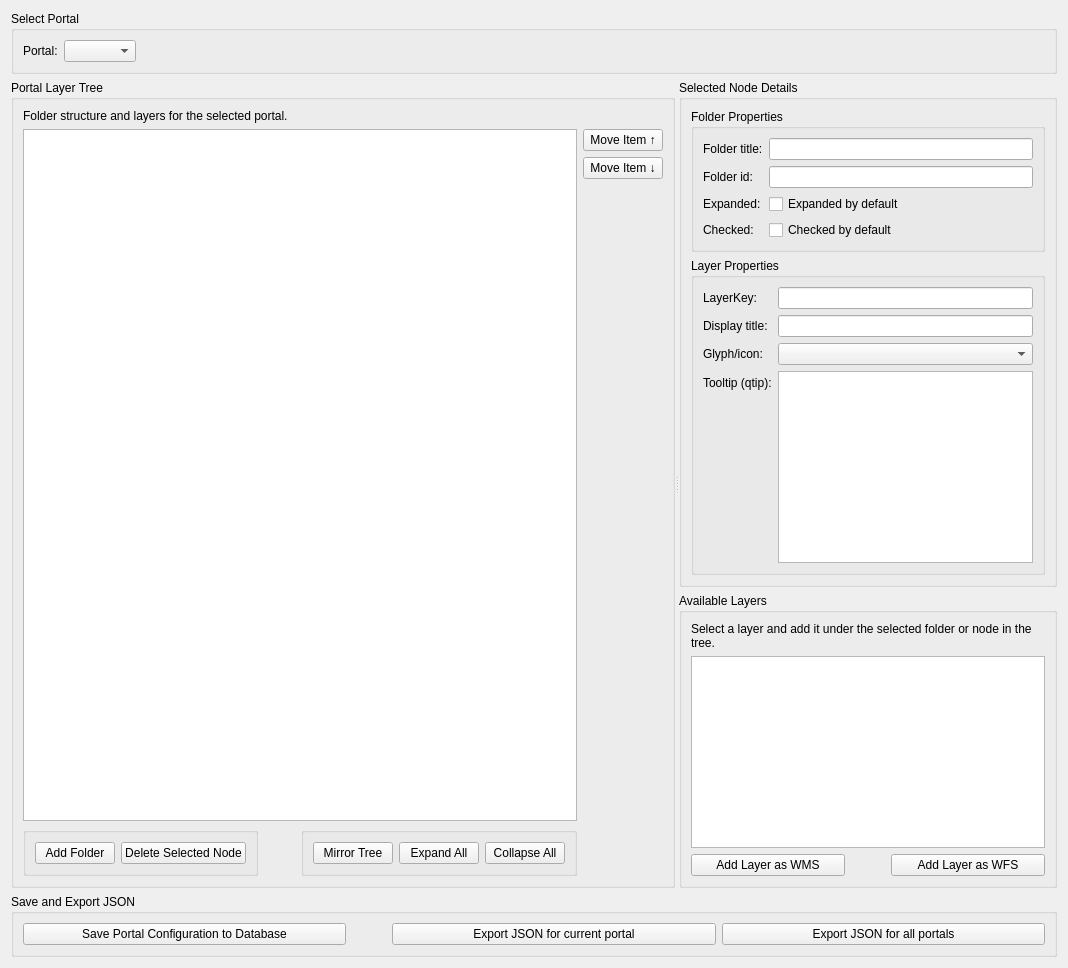
          <widget class="QWidget" name="tabTreeJSONs">
           <attribute name="title">
            <string>Tree JSONs</string>
           </attribute>
           <layout class="QVBoxLayout" name="verticalLayout_portalsExport">
            <item>
             <widget class="QGroupBox" name="groupBox_portalSelect">
              <property name="title">
               <string>Select Portal</string>
              </property>
              <layout class="QHBoxLayout" name="horizontalLayout_portalSelect">
               <item>
                <widget class="QLabel" name="label_portalSelect">
                 <property name="text">
                  <string>Portal:</string>
                 </property>
                </widget>
               </item>
               <item>
                <widget class="QComboBox" name="cmbPortalSelect"/>
               </item>
               <item>
                <spacer name="horizontalSpacer_portalSelect">
                 <property name="orientation">
                  <enum>Qt::Horizontal</enum>
                 </property>
                 <property name="sizeHint" stdset="0">
                  <size>
                   <width>40</width>
                   <height>20</height>
                  </size>
                 </property>
                </spacer>
               </item>
              </layout>
             </widget>
            </item>
            <item>
             <widget class="QSplitter" name="splitter_portalTree">
              <property name="orientation">
               <enum>Qt::Horizontal</enum>
              </property>
              <widget class="QWidget" name="widget_portalTree">
               <layout class="QVBoxLayout" name="verticalLayout_portalTree">
                <item>
                 <widget class="QGroupBox" name="groupBox_portalTree">
                  <property name="title">
                   <string>Portal Layer Tree</string>
                  </property>
                  <layout class="QVBoxLayout" name="verticalLayout_27">
                   <item>
                    <widget class="QLabel" name="label_portalTreeInfo">
                     <property name="text">
                      <string>Folder structure and layers for the selected portal.</string>
                     </property>
                     <property name="wordWrap">
                      <bool>true</bool>
                     </property>
                    </widget>
                   </item>
                   <item>
                    <layout class="QHBoxLayout" name="horizontalLayout_58">
                     <item>
                      <layout class="QVBoxLayout" name="verticalLayout_26">
                       <item>
                        <widget class="QTreeView" name="treePortalLayers">
                         <property name="dragDropMode">
                          <enum>QAbstractItemView::NoDragDrop</enum>
                         </property>
                        </widget>
                       </item>
                       <item>
                        <layout class="QHBoxLayout" name="horizontalLayout_55">
                         <item>
                          <widget class="QGroupBox" name="groupBox_3">
                           <property name="title">
                            <string/>
                           </property>
                           <layout class="QHBoxLayout" name="horizontalLayout_57">
                            <item>
                             <widget class="QPushButton" name="btnAddFolderNode">
                              <property name="text">
                               <string>Add Folder</string>
                              </property>
                             </widget>
                            </item>
                            <item>
                             <widget class="QPushButton" name="btnDeleteNode">
                              <property name="text">
                               <string>Delete Selected Node</string>
                              </property>
                             </widget>
                            </item>
                           </layout>
                          </widget>
                         </item>
                         <item>
                          <spacer name="horizontalSpacer_2">
                           <property name="orientation">
                            <enum>Qt::Horizontal</enum>
                           </property>
                           <property name="sizeHint" stdset="0">
                            <size>
                             <width>40</width>
                             <height>20</height>
                            </size>
                           </property>
                          </spacer>
                         </item>
                         <item>
                          <widget class="QGroupBox" name="groupBox_2">
                           <property name="title">
                            <string/>
                           </property>
                           <layout class="QHBoxLayout" name="horizontalLayout_56">
                            <item>
                             <widget class="QPushButton" name="btnMirrorTree">
                              <property name="text">
                               <string>Mirror Tree</string>
                              </property>
                              <attribute name="buttonGroup">
                               <string notr="true">buttonGroup</string>
                              </attribute>
                             </widget>
                            </item>
                            <item>
                             <widget class="QPushButton" name="btnExpandAll">
                              <property name="text">
                               <string>Expand All</string>
                              </property>
                             </widget>
                            </item>
                            <item>
                             <widget class="QPushButton" name="btnCollapseAll">
                              <property name="text">
                               <string>Collapse All</string>
                              </property>
                              <attribute name="buttonGroup">
                               <string notr="true">buttonGroup</string>
                              </attribute>
                             </widget>
                            </item>
                           </layout>
                          </widget>
                         </item>
                        </layout>
                       </item>
                      </layout>
                     </item>
                     <item>
                      <layout class="QVBoxLayout" name="verticalLayout_25">
                       <item>
                        <widget class="QPushButton" name="btnMoveUp">
                         <property name="text">
                          <string>Move Item ↑</string>
                         </property>
                        </widget>
                       </item>
                       <item>
                        <widget class="QPushButton" name="btnMoveDown">
                         <property name="text">
                          <string>Move Item ↓</string>
                         </property>
                        </widget>
                       </item>
                       <item>
                        <spacer name="verticalSpacer_2">
                         <property name="orientation">
                          <enum>Qt::Vertical</enum>
                         </property>
                         <property name="sizeHint" stdset="0">
                          <size>
                           <width>20</width>
                           <height>40</height>
                          </size>
                         </property>
                        </spacer>
                       </item>
                      </layout>
                     </item>
                    </layout>
                   </item>
                  </layout>
                 </widget>
                </item>
               </layout>
              </widget>
              <widget class="QWidget" name="widget_portalRight">
               <layout class="QVBoxLayout" name="verticalLayout_portalRight">
                <item>
                 <widget class="QGroupBox" name="groupBox_nodeDetails">
                  <property name="title">
                   <string>Selected Node Details</string>
                  </property>
                  <layout class="QVBoxLayout" name="verticalLayout_nodeDetails">
                   <item>
                    <widget class="QGroupBox" name="groupBox_folderDetails">
                     <property name="title">
                      <string>Folder Properties</string>
                     </property>
                     <layout class="QFormLayout" name="formLayout_folderDetails">
                      <item row="0" column="0">
                       <widget class="QLabel" name="label_folderTitle">
                        <property name="text">
                         <string>Folder title:</string>
                        </property>
                       </widget>
                      </item>
                      <item row="0" column="1">
                       <widget class="QLineEdit" name="txtFolderTitle"/>
                      </item>
                      <item row="1" column="0">
                       <widget class="QLabel" name="label_folderId">
                        <property name="text">
                         <string>Folder id:</string>
                        </property>
                       </widget>
                      </item>
                      <item row="1" column="1">
                       <widget class="QLineEdit" name="txtFolderId"/>
                      </item>
                      <item row="2" column="0">
                       <widget class="QLabel" name="label_folderExpanded">
                        <property name="text">
                         <string>Expanded:</string>
                        </property>
                       </widget>
                      </item>
                      <item row="2" column="1">
                       <widget class="QCheckBox" name="chkFolderExpanded">
                        <property name="text">
                         <string>Expanded by default</string>
                        </property>
                       </widget>
                      </item>
                      <item row="3" column="0">
                       <widget class="QLabel" name="label_folderChecked">
                        <property name="text">
                         <string>Checked:</string>
                        </property>
                       </widget>
                      </item>
                      <item row="3" column="1">
                       <widget class="QCheckBox" name="chkFolderChecked">
                        <property name="text">
                         <string>Checked by default</string>
                        </property>
                       </widget>
                      </item>
                     </layout>
                    </widget>
                   </item>
                   <item>
                    <widget class="QGroupBox" name="groupBox_layerDetails">
                     <property name="title">
                      <string>Layer Properties</string>
                     </property>
                     <layout class="QFormLayout" name="formLayout_layerDetails">
                      <item row="0" column="0">
                       <widget class="QLabel" name="label_layerKey">
                        <property name="text">
                         <string>LayerKey:</string>
                        </property>
                       </widget>
                      </item>
                      <item row="0" column="1">
                       <widget class="QLineEdit" name="txtLayerKey">
                        <property name="readOnly">
                         <bool>true</bool>
                        </property>
                       </widget>
                      </item>
                      <item row="1" column="0">
                       <widget class="QLabel" name="label_layerTitle">
                        <property name="text">
                         <string>Display title:</string>
                        </property>
                       </widget>
                      </item>
                      <item row="1" column="1">
                       <widget class="QLineEdit" name="txtLayerTitle"/>
                      </item>
                      <item row="2" column="0">
                       <widget class="QLabel" name="label_layerGlyph">
                        <property name="text">
                         <string>Glyph/icon:</string>
                        </property>
                       </widget>
                      </item>
                      <item row="2" column="1">
                       <widget class="QComboBox" name="cmbLayerIconType"/>
                      </item>
                      <item row="3" column="0">
                       <widget class="QLabel" name="label_layerTooltip">
                        <property name="text">
                         <string>Tooltip (qtip):</string>
                        </property>
                       </widget>
                      </item>
                      <item row="3" column="1">
                       <widget class="QPlainTextEdit" name="txtLayerTooltip"/>
                      </item>
                     </layout>
                    </widget>
                   </item>
                  </layout>
                 </widget>
                </item>
                <item>
                 <widget class="QGroupBox" name="groupBox_availableLayers">
                  <property name="title">
                   <string>Available Layers</string>
                  </property>
                  <layout class="QVBoxLayout" name="verticalLayout_availableLayers">
                   <item>
                    <widget class="QLabel" name="label_availableLayersInfo">
                     <property name="text">
                      <string>Select a layer and add it under the selected folder or node in the tree.</string>
                     </property>
                     <property name="wordWrap">
                      <bool>true</bool>
                     </property>
                    </widget>
                   </item>
                   <item>
                    <widget class="QListWidget" name="listAvailableLayers"/>
                   </item>
                   <item>
                    <layout class="QHBoxLayout" name="horizontalLayout_addLayerToTree" stretch="1,0,1">
                     <item>
                      <widget class="QPushButton" name="btnAddLayerAsWMS">
                       <property name="text">
                        <string>Add Layer as WMS</string>
                       </property>
                      </widget>
                     </item>
                     <item>
                      <spacer name="horizontalSpacer_addLayerToTree">
                       <property name="orientation">
                        <enum>Qt::Horizontal</enum>
                       </property>
                       <property name="sizeHint" stdset="0">
                        <size>
                         <width>40</width>
                         <height>20</height>
                        </size>
                       </property>
                      </spacer>
                     </item>
                     <item>
                      <widget class="QPushButton" name="btnAddLayerAsWFS">
                       <property name="text">
                        <string>Add Layer as WFS</string>
                       </property>
                      </widget>
                     </item>
                    </layout>
                   </item>
                  </layout>
                 </widget>
                </item>
               </layout>
              </widget>
             </widget>
            </item>
            <item>
             <widget class="QGroupBox" name="groupBox_export">
              <property name="title">
               <string>Save and Export JSON</string>
              </property>
              <layout class="QVBoxLayout" name="verticalLayout_export">
               <item>
                <layout class="QHBoxLayout" name="horizontalLayout_exportButtons" stretch="1,0,1,1">
                 <item>
                  <widget class="QPushButton" name="btnSavePortalToDatabase">
                   <property name="text">
                    <string>Save Portal Configuration to Database</string>
                   </property>
                  </widget>
                 </item>
                 <item>
                  <spacer name="horizontalSpacer">
                   <property name="orientation">
                    <enum>Qt::Horizontal</enum>
                   </property>
                   <property name="sizeHint" stdset="0">
                    <size>
                     <width>40</width>
                     <height>20</height>
                    </size>
                   </property>
                  </spacer>
                 </item>
                 <item>
                  <widget class="QPushButton" name="btnExportCurrentPortalJson">
                   <property name="text">
                    <string>Export JSON for current portal</string>
                   </property>
                  </widget>
                 </item>
                 <item>
                  <widget class="QPushButton" name="btnExportAllPortalsJson">
                   <property name="text">
                    <string>Export JSON for all portals</string>
                   </property>
                  </widget>
                 </item>
                </layout>
               </item>
              </layout>
             </widget>
            </item>
           </layout>
          </widget>
